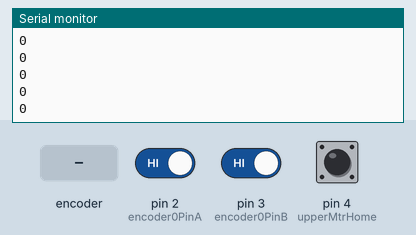
The sketch below on a simulated Arduino Uno, built with avr-gcc and run on an emulated ATmega328P. Parts: the last lines printed to the serial monitor. The test bench sets the inputs (shaded band); at power-on: pin 4 (upperMtrHome) HIGH, pin 2 (encoder0PinA) HIGH, pin 3 (encoder0PinB) HIGH.

Above: at 1.2 s.
1.3 s: pin 4 (upperMtrHome) pulled LOW for 0.15 s
At 1.58 s:
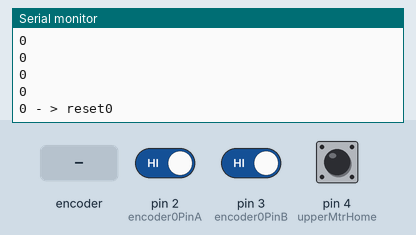
2.9 s: rotary encoder on pin 2 (encoder0PinA) / pin 3 (encoder0PinB) turned 1 step (first pin leading)
At 3.18 s:
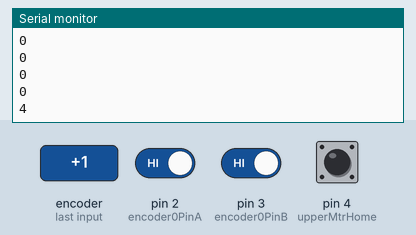
4.6 s: pin 4 (upperMtrHome) pulled LOW for 1 s
At 4.86 s:
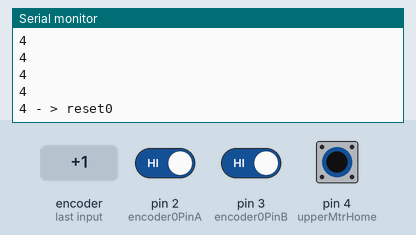
7.1 s: rotary encoder on pin 2 (encoder0PinA) / pin 3 (encoder0PinB) turned 3 steps (first pin leading)
At 7.68 s:
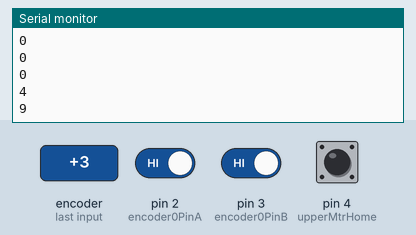
Timing chart, 0 to 10.1 s (numbered marks = the images above; inputs shaded):
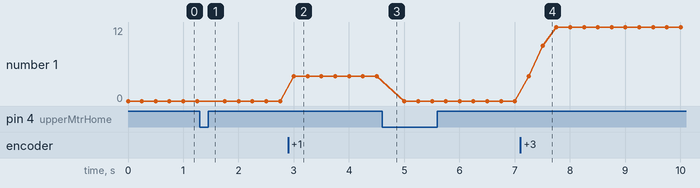

The sketch:

PinChangeInt.ino
```cpp
// Furby '05 includes two motors.
// Both motors have cams with position indicator switches to help determine
// there position. The upper motor includes an also includes a
// optical rotary encoder to help determine where you are in the rotation.
// We need to handle these signals expediently, so lets us intterupts:

// http://code.google.com/p/arduino-pinchangeint/
#include <PinChangeInt.h>

// encoder code from:
// http://playground.arduino.cc/Main/RotaryEncoders

#define encoder0PinA 2
#define encoder0PinB 3
#define upperMtrHome 4
volatile unsigned int encoder0Pos = 0;


void mtrHome() {
  // falling signal detected, reset encoder0Pos)
  Serial.print(encoder0Pos);
  Serial.print(" - > reset");
  encoder0Pos = 0;
}


void doEncoderA(){
  // look for a low-to-high on channel A
  if (digitalRead(encoder0PinA) == HIGH) {
    // check channel B to see which way encoder is turning
    if (digitalRead(encoder0PinB) == LOW) {
      encoder0Pos = encoder0Pos + 1;         // CW
    }
    else {
      encoder0Pos = encoder0Pos - 1;         // CCW
    }
  }
  else { // must be a high-to-low edge on channel A
    // check channel B to see which way encoder is turning
    if (digitalRead(encoder0PinB) == HIGH) {
      encoder0Pos = encoder0Pos + 1;          // CW
    }
    else {
      encoder0Pos = encoder0Pos - 1;          // CCW
    }
  }
}

void doEncoderB(){
  // look for a low-to-high on channel B
  if (digitalRead(encoder0PinB) == HIGH) {
   // check channel A to see which way encoder is turning
    if (digitalRead(encoder0PinA) == HIGH) {
      encoder0Pos = encoder0Pos + 1;         // CW
    }
    else {
      encoder0Pos = encoder0Pos - 1;         // CCW
    }
  }
  else {   // Look for a high-to-low on channel B
    // check channel B to see which way encoder is turning
    if (digitalRead(encoder0PinA) == LOW) {
      encoder0Pos = encoder0Pos + 1;          // CW
    }
    else {
      encoder0Pos = encoder0Pos - 1;          // CCW
    }
  }
}


void setup() {
  Serial.begin(115200);
  Serial.println("Furby encoder and motor home demo code");
  pinMode(encoder0PinA, INPUT);
  pinMode(encoder0PinB, INPUT);
  pinMode(upperMtrHome, INPUT);
  digitalWrite(encoder0PinA, HIGH); // pull-ups!
  digitalWrite(encoder0PinB, HIGH);
  digitalWrite(upperMtrHome, HIGH);
  PCintPort::attachInterrupt(encoder0PinA, &doEncoderA, CHANGE);
  PCintPort::attachInterrupt(encoder0PinB, &doEncoderB, CHANGE);
  PCintPort::attachInterrupt(upperMtrHome, &mtrHome, FALLING);

}


void loop() {
  Serial.println(encoder0Pos);
  delay(250);
}
```

Measured:
- after the input at 1.3 s, the serial monitor: prints a new line at once (image 1)
- after the input at 2.9 s, the serial monitor: prints a new line after 0.10 s (image 2)
- after the input at 4.6 s, the serial monitor: prints a new line at once (image 3)
- after the input at 7.1 s, the serial monitor: prints a new line after 0.40 s (image 4)
- plotted number 1: 0 → 4 after the input at 2.9 s, 0 → 12 after the input at 7.1 s
